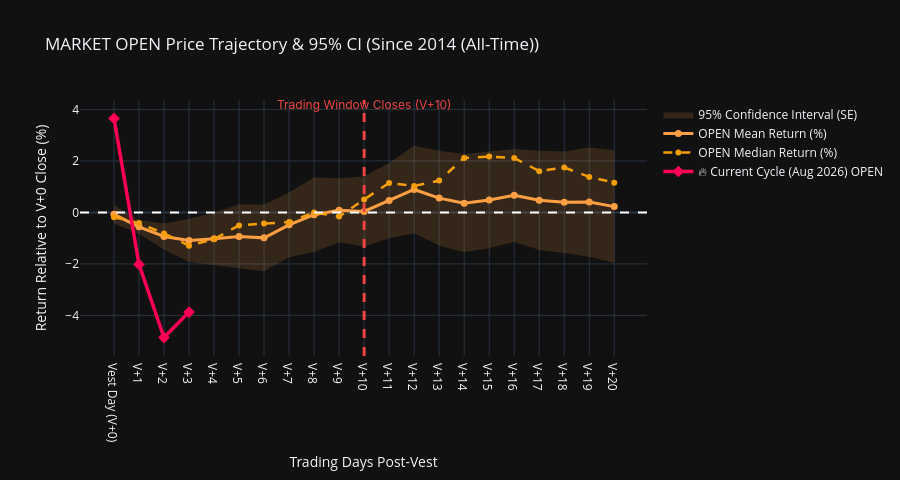
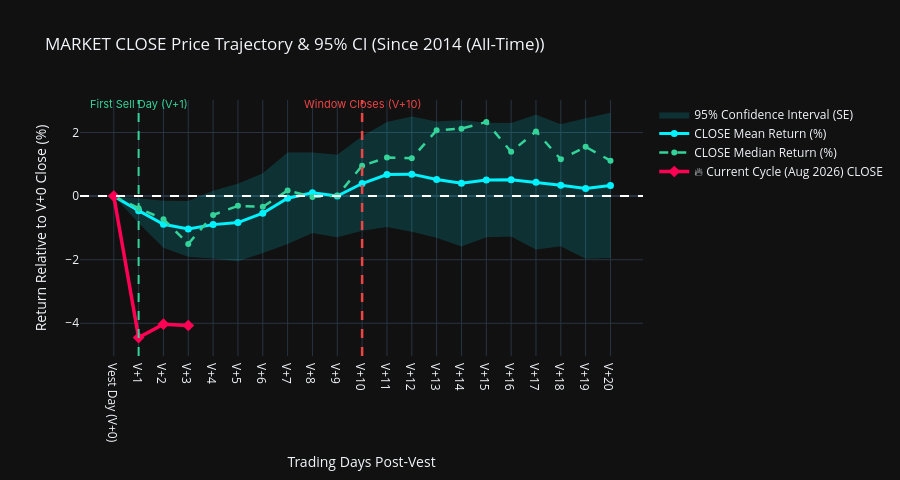

Notebook cell for these charts, in order:
### Markdown cell above
## 2. Separate OPEN and CLOSE Price Trajectories (with 95% Confidence Intervals & V+10 Cutoff Line)

Below we plot separate charts for **Market Open ($O_t$)** and **Market Close ($C_t$)** relative to Vest Day $V+0$ Close ($C_0$).
The vertical dashed line marks **$V+10$** where the employee trading window closes.

### Code cell
def plot_open_close_separate(tf_key='all', tf_title='Since 2014 (All-Time)'):
    days_data = results_data[tf_key]['summary_days']
    days_x = [d['day_label'] for d in days_data]
    
    # 1. OPEN Chart
    o_mean = [d['open_mean'] for d in days_data]
    o_med = [d['open_median'] for d in days_data]
    o_lower = [d['open_ci_lower'] for d in days_data]
    o_upper = [d['open_ci_upper'] for d in days_data]
    
    fig_o = go.Figure()
    fig_o.add_trace(go.Scatter(
        x=days_x + days_x[::-1],
        y=o_upper + o_lower[::-1],
        fill='toself',
        fillcolor='rgba(255, 159, 67, 0.15)',
        line=dict(color='rgba(0,0,0,0)'),
        name='95% Confidence Interval (SE)',
        showlegend=True
    ))
    fig_o.add_trace(go.Scatter(x=days_x, y=o_mean, mode='lines+markers', name='OPEN Mean Return (%)',
                               line=dict(color='#ff9f43', width=3), marker=dict(size=7)))
    fig_o.add_trace(go.Scatter(x=days_x, y=o_med, mode='lines+markers', name='OPEN Median Return (%)',
                               line=dict(color='#f59e0b', width=2.5, dash='dash'), marker=dict(size=6)))
    
    fig_o.add_shape(type="line", x0="V+10", x1="V+10", y0=0, y1=1, yref="paper",
                    line=dict(color="#ef4444", width=3, dash="dash"))
    fig_o.add_annotation(x="V+10", y=1.02, yref="paper", text="Trading Window Closes (V+10)",
                         showarrow=False, font=dict(color="#ef4444", size=12, family="Inter"))
    fig_o.add_hline(y=0, line_dash="dash", line_color="white")
    
    fig_o.update_layout(
        title=f"MARKET OPEN Price Trajectory & 95% CI ({tf_title})",
        xaxis_title="Trading Days Post-Vest",
        yaxis_title="Return Relative to V+0 Close (%)",
        template="plotly_dark",
        height=480
    )
    # 2. CLOSE Chart
    c_mean = [d['close_mean'] for d in days_data]
    c_med = [d['close_median'] for d in days_data]
    c_lower = [d['close_ci_lower'] for d in days_data]
    c_upper = [d['close_ci_upper'] for d in days_data]
    
    fig_c = go.Figure()
    fig_c.add_trace(go.Scatter(
        x=days_x + days_x[::-1],
        y=c_upper + c_lower[::-1],
        fill='toself',
        fillcolor='rgba(0, 242, 254, 0.15)',
        line=dict(color='rgba(0,0,0,0)'),
        name='95% Confidence Interval (SE)',
        showlegend=True
    ))
    fig_c.add_trace(go.Scatter(x=days_x, y=c_mean, mode='lines+markers', name='CLOSE Mean Return (%)',
                               line=dict(color='#00f2fe', width=3), marker=dict(size=7)))
    fig_c.add_trace(go.Scatter(x=days_x, y=c_med, mode='lines+markers', name='CLOSE Median Return (%)',
                               line=dict(color='#34d399', width=2.5, dash='dash'), marker=dict(size=6)))
    
    fig_c.add_shape(type="line", x0="V+1", x1="V+1", y0=0, y1=1, yref="paper",
                    line=dict(color="#34d399", width=2, dash="dash"))
    fig_c.add_annotation(x="V+1", y=1.02, yref="paper", text="First Sell Day (V+1)",
                         showarrow=False, font=dict(color="#34d399", size=11, family="Inter"))
    fig_c.add_shape(type="line", x0="V+10", x1="V+10", y0=0, y1=1, yref="paper",
                    line=dict(color="#ef4444", width=2.5, dash="dash"))
    fig_c.add_annotation(x="V+10", y=1.02, yref="paper", text="Window Closes (V+10)",
                         showarrow=False, font=dict(color="#ef4444", size=11, family="Inter"))
    fig_c.add_hline(y=0, line_dash="dash", line_color="white")
    
    fig_c.update_layout(
        title=f"MARKET CLOSE Price Trajectory & 95% CI ({tf_title})",
        xaxis_title="Trading Days Post-Vest",
        yaxis_title="Return Relative to V+0 Close (%)",
        template="plotly_dark",
        height=480
    )

    # Add Current Vest Cycle Overlay if available
    cur_cycle = results_data.get('current_vest_cycle')
    if cur_cycle:
        cur_x = [d['day_label'] for d in cur_cycle['days']]
        cur_open_y = [d['open_pct'] for d in cur_cycle['days']]
        cur_close_y = [d['close_pct'] for d in cur_cycle['days']]
        
        fig_o.add_trace(go.Scatter(
            x=cur_x, y=cur_open_y, mode='lines+markers',
            name='🔥 Current Cycle (Aug 2026) OPEN',
            line=dict(color='#ff0055', width=3.5),
            marker=dict(size=9, symbol='diamond', color='#ff0055')
        ))
        
        fig_c.add_trace(go.Scatter(
            x=cur_x, y=cur_close_y, mode='lines+markers',
            name='🔥 Current Cycle (Aug 2026) CLOSE',
            line=dict(color='#ff0055', width=3.5),
            marker=dict(size=9, symbol='diamond', color='#ff0055')
        ))

    fig_o.show()
    fig_c.show()

plot_open_close_separate('all', 'Since 2014 (All-Time)')

### Figure 1 — Plotly figure (JSON) as saved in the notebook; plotly's stock layout.template omitted (floating-point values rounded to 4 significant figures)
{"data": [{"fill": "toself", "fillcolor": "rgba(255, 159, 67, 0.15)", "line": {"color": "rgba(0,0,0,0)"}, "name": "95% Confidence Interval (SE)", "showlegend": true, "type": "scatter", "x": ["Vest Day (V+0)", "V+1", "V+2", "V+3", "V+4", "V+5", "V+6", "V+7", "V+8", "V+9", "V+10", "V+11", "V+12", "V+13", "V+14", "V+15", "V+16", "V+17", "V+18", "V+19", "V+20", "V+20", "V+19", "V+18", "V+17", "V+16", "V+15", "V+14", "V+13", "V+12", "V+11", "V+10", "V+9", "V+8", "V+7", "V+6", "V+5", "V+4", "V+3", "V+2", "V+1", "Vest Day (V+0)"], "y": [0.2816, -0.2896, -0.427, -0.2559, -0.01623, 0.3065, 0.3117, 0.7741, 1.359, 1.316, 1.404, 1.923, 2.592, 2.393, 2.264, 2.354, 2.459, 2.398, 2.368, 2.525, 2.41, -1.96, -1.722, -1.571, -1.457, -1.134, -1.393, -1.549, -1.283, -0.8107, -1.001, -1.323, -1.156, -1.534, -1.737, -2.287, -2.171, -2.029, -1.924, -1.443, -0.8308, -0.4329]}, {"line": {"color": "#ff9f43", "width": 3}, "marker": {"size": 7}, "mode": "lines+markers", "name": "OPEN Mean Return (%)", "type": "scatter", "x": ["Vest Day (V+0)", "V+1", "V+2", "V+3", "V+4", "V+5", "V+6", "V+7", "V+8", "V+9", "V+10", "V+11", "V+12", "V+13", "V+14", "V+15", "V+16", "V+17", "V+18", "V+19", "V+20"], "y": [-0.07566, -0.5602, -0.9352, -1.09, -1.023, -0.9323, -0.9877, -0.4814, -0.08775, 0.08012, 0.04042, 0.4611, 0.8908, 0.5553, 0.3578, 0.4804, 0.6625, 0.4706, 0.3984, 0.4013, 0.2251]}, {"line": {"color": "#f59e0b", "dash": "dash", "width": 2.5}, "marker": {"size": 6}, "mode": "lines+markers", "name": "OPEN Median Return (%)", "type": "scatter", "x": ["Vest Day (V+0)", "V+1", "V+2", "V+3", "V+4", "V+5", "V+6", "V+7", "V+8", "V+9", "V+10", "V+11", "V+12", "V+13", "V+14", "V+15", "V+16", "V+17", "V+18", "V+19", "V+20"], "y": [-0.1887, -0.4152, -0.8161, -1.294, -1.036, -0.5033, -0.4337, -0.3745, -0.003382, -0.1612, 0.5047, 1.144, 1.025, 1.238, 2.117, 2.169, 2.115, 1.602, 1.746, 1.379, 1.156]}, {"line": {"color": "#ff0055", "width": 3.5}, "marker": {"color": "#ff0055", "size": 9, "symbol": "diamond"}, "mode": "lines+markers", "name": "🔥 Current Cycle (Aug 2026) OPEN", "type": "scatter", "x": ["Vest Day (V+0)", "V+1", "V+2", "V+3"], "y": [3.65, -2.02, -4.86, -3.87]}], "layout": {"annotations": [{"font": {"color": "#ef4444", "family": "Inter", "size": 12}, "showarrow": false, "text": "Trading Window Closes (V+10)", "x": "V+10", "y": 1.02, "yref": "paper"}], "height": 480, "shapes": [{"line": {"color": "#ef4444", "dash": "dash", "width": 3}, "type": "line", "x0": "V+10", "x1": "V+10", "y0": 0, "y1": 1, "yref": "paper"}, {"line": {"color": "white", "dash": "dash"}, "type": "line", "x0": 0, "x1": 1, "xref": "x domain", "y0": 0, "y1": 0, "yref": "y"}], "title": {"text": "MARKET OPEN Price Trajectory & 95% CI (Since 2014 (All-Time))"}, "xaxis": {"title": {"text": "Trading Days Post-Vest"}}, "yaxis": {"title": {"text": "Return Relative to V+0 Close (%)"}}}}

### Figure 2 — Plotly figure (JSON) as saved in the notebook; plotly's stock layout.template omitted (floating-point values rounded to 4 significant figures)
{"data": [{"fill": "toself", "fillcolor": "rgba(0, 242, 254, 0.15)", "line": {"color": "rgba(0,0,0,0)"}, "name": "95% Confidence Interval (SE)", "showlegend": true, "type": "scatter", "x": ["Vest Day (V+0)", "V+1", "V+2", "V+3", "V+4", "V+5", "V+6", "V+7", "V+8", "V+9", "V+10", "V+11", "V+12", "V+13", "V+14", "V+15", "V+16", "V+17", "V+18", "V+19", "V+20", "V+20", "V+19", "V+18", "V+17", "V+16", "V+15", "V+14", "V+13", "V+12", "V+11", "V+10", "V+9", "V+8", "V+7", "V+6", "V+5", "V+4", "V+3", "V+2", "V+1", "Vest Day (V+0)"], "y": [0.0, -0.06733, -0.1469, -0.1565, 0.1671, 0.3853, 0.7171, 1.374, 1.374, 1.299, 1.885, 2.33, 2.504, 2.35, 2.387, 2.304, 2.297, 2.559, 2.263, 2.453, 2.621, -1.949, -1.97, -1.579, -1.683, -1.267, -1.296, -1.583, -1.309, -1.122, -0.9682, -1.093, -1.294, -1.16, -1.503, -1.79, -2.053, -1.961, -1.906, -1.622, -0.8489, 0.0]}, {"line": {"color": "#00f2fe", "width": 3}, "marker": {"size": 7}, "mode": "lines+markers", "name": "CLOSE Mean Return (%)", "type": "scatter", "x": ["Vest Day (V+0)", "V+1", "V+2", "V+3", "V+4", "V+5", "V+6", "V+7", "V+8", "V+9", "V+10", "V+11", "V+12", "V+13", "V+14", "V+15", "V+16", "V+17", "V+18", "V+19", "V+20"], "y": [0.0, -0.4581, -0.8843, -1.031, -0.8968, -0.8337, -0.5364, -0.06471, 0.1071, 0.002305, 0.3963, 0.6807, 0.6911, 0.5203, 0.4017, 0.5042, 0.5146, 0.4382, 0.3417, 0.2411, 0.336]}, {"line": {"color": "#34d399", "dash": "dash", "width": 2.5}, "marker": {"size": 6}, "mode": "lines+markers", "name": "CLOSE Median Return (%)", "type": "scatter", "x": ["Vest Day (V+0)", "V+1", "V+2", "V+3", "V+4", "V+5", "V+6", "V+7", "V+8", "V+9", "V+10", "V+11", "V+12", "V+13", "V+14", "V+15", "V+16", "V+17", "V+18", "V+19", "V+20"], "y": [0.0, -0.3786, -0.7262, -1.503, -0.5946, -0.3055, -0.3376, 0.1762, -0.02732, 0.01402, 0.9561, 1.214, 1.191, 2.07, 2.123, 2.333, 1.393, 2.036, 1.157, 1.55, 1.114]}, {"line": {"color": "#ff0055", "width": 3.5}, "marker": {"color": "#ff0055", "size": 9, "symbol": "diamond"}, "mode": "lines+markers", "name": "🔥 Current Cycle (Aug 2026) CLOSE", "type": "scatter", "x": ["Vest Day (V+0)", "V+1", "V+2", "V+3"], "y": [0.0, -4.45, -4.03, -4.07]}], "layout": {"annotations": [{"font": {"color": "#34d399", "family": "Inter", "size": 11}, "showarrow": false, "text": "First Sell Day (V+1)", "x": "V+1", "y": 1.02, "yref": "paper"}, {"font": {"color": "#ef4444", "family": "Inter", "size": 11}, "showarrow": false, "text": "Window Closes (V+10)", "x": "V+10", "y": 1.02, "yref": "paper"}], "height": 480, "shapes": [{"line": {"color": "#34d399", "dash": "dash", "width": 2}, "type": "line", "x0": "V+1", "x1": "V+1", "y0": 0, "y1": 1, "yref": "paper"}, {"line": {"color": "#ef4444", "dash": "dash", "width": 2.5}, "type": "line", "x0": "V+10", "x1": "V+10", "y0": 0, "y1": 1, "yref": "paper"}, {"line": {"color": "white", "dash": "dash"}, "type": "line", "x0": 0, "x1": 1, "xref": "x domain", "y0": 0, "y1": 0, "yref": "y"}], "title": {"text": "MARKET CLOSE Price Trajectory & 95% CI (Since 2014 (All-Time))"}, "xaxis": {"title": {"text": "Trading Days Post-Vest"}}, "yaxis": {"title": {"text": "Return Relative to V+0 Close (%)"}}}}
